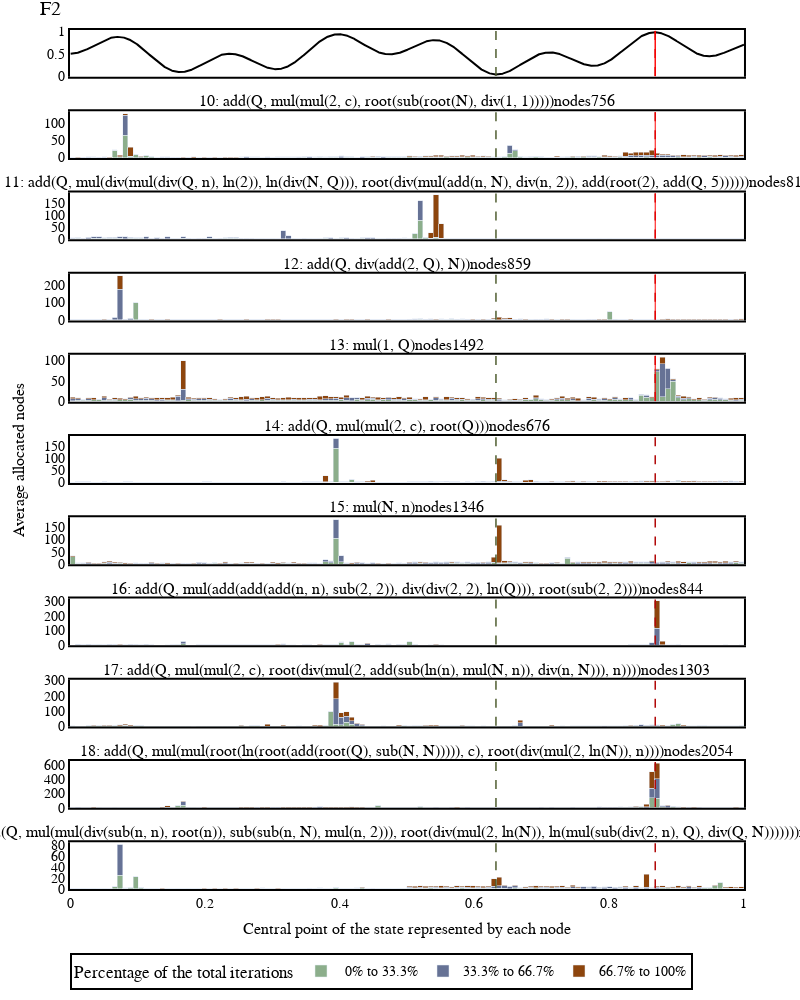

Notebook source saved alongside this figure:
### Code cell
#Plot interesting runs histograms. "the old one" for previous graph

n_bins = 2**7
logs_path = os.path.join("Outputs","FO_single_decision_final")
logs_path = os.path.join("Outputs","FOP")
file_path_list = lm.find_log_files("tree_data.csv", logs_path)
print(["\n" + f for f in file_path_list])
for function_index in [1]:#range(5):
  data_list = []
  logs_by_run_list = []
  subplot_titles = []
  file_paths = []

  #add ea
  paths_to_remove = []
  for file_path in [f for f in file_path_list if "Function_" + str(function_index) in f]:
    agent_name = file_path.split(os.sep)[-2]
    if "EA_" in agent_name and not ("SIEA_" in agent_name or "SIEA2_" in agent_name):
      print("Found EA: ", agent_name, "in function ", function_index)
      data_list.append(pd.read_csv(file_path))
      agent_name= agent_name.replace("_its", " ")
      agent_name += " iterations"
      subplot_titles += [agent_name]
      file_paths += [file_path]
      logs_by_run_list += [pd.read_csv(os.path.join(os.path.dirname(file_path), "logs_by_run.csv"))]
  for path in paths_to_remove:
    file_path_list.remove(path)
  """
  #add siea
  for file_path in [f for f in file_path_list if "Function_" + str(function_index) in f]:
    agent_name = file_path.split(os.sep)[-2]
    if "SIEA_" in agent_name:
      data_list.append(pd.read_csv(file_path))  #mod to get interesting runs
      agent_name= agent_name.replace("_its", " ")
      agent_name += " iterations"
      subplot_titles += [agent_name]
      file_paths += [file_path]

  #add ea2
  for file_path in [f for f in file_path_list if "Function_" + str(function_index) in f]:
    agent_name = file_path.split(os.sep)[-2]
    if "SIEA2_" in agent_name:
      data_list.append(pd.read_csv(file_path))  #mod to get interesting runs
      if agent_name in name_replaces.keys():
        agent_name = name_replaces[agent_name]
      agent_name= agent_name.replace("_its", " ")
      agent_name += " iterations"
      #if "SIEA2_MCTS" in agent_name:
      #  agent_name = agent_name.replace("SIEA2_MCTS", "EA_MCTS2")
      subplot_titles += [agent_name]
      file_paths += [file_path]
  """
    
  if subplot_titles != [] and data_list != []:
    fop = fo.GameState(function_index=function_index)

    #print(len(data_list))
     #mod to get interesting runs
    #interesting_runs = [0,10,16,36,41,45,72,73,97] #the old one
    interesting_runs = range(10,20)
    #interesting_runs = [4, 9, 13, 40, 43, 48, 65, 84]
    #interesting_runs = [42,12,9,65]
    #interesting_runs = [
    interesting_data = []
    #interesting_titles = ["Tunnel","Even","Random", "Exploratory", "Opposite", "Emergent 1", "Emergent 2", "Emergent 3", "UCB1 c=0.25"]
    #interesting_titles = ["Behaviour type " + str(i+1) for i in range(len(interesting_runs))] #the old one
    interesting_titles = []#[str(ir) for ir in interesting_runs]
    """ the old one
    for j in range(10):
      new_data_list = []
      subplot_titles = []
      dat = data_list[1] if len(data_list) > 1 else data_list[0]
      
      for i in range(j*10,(j+1)*10):
        tdat = dat.loc[dat["run"] == i]
        new_data_list = new_data_list + [tdat]
        if i==40:
          my_dat = tdat
        if i in interesting_runs:
          interesting_data += [tdat]
        subplot_titles += ["Run " + str(i)]
      subdata_list = new_data_list
    """
    for i in interesting_runs: #the new one
      tdat = data_list[0].loc[data_list[0]["run"] == i]
      interesting_data += [tdat]
      #subplot_titles += ["Run " + str(i)]
      evolved_formula = logs_by_run_list[0].loc[logs_by_run_list[0]["run"] == i]["evolved_formula"]
      #print(evolved_formula)
      interesting_titles += [str(i) + ": " + evolved_formula.values[0] + "nodes" + str(len(tdat))]

    
    print("plotting")
    plot = eu.fo_tree_histogram_average(interesting_data,
                        fop.function, 
                        "F"+str(function_index+1) ,
                        divisions = 3,
                        n_buckets = n_bins, 
                        subplot_titles = [""] + interesting_titles,
                        max_x_location=fop.max_location[0],
                        y_ref_value=None,
                        #divnames = ["Evolutionary process","Evolved formula"], div_legend_name="Node expansion stage",
                        min_x_location=0.632,
                        #chunks = [0, 2430, 5000]
                        )
    if function_index == 1:
      #plot.write_image(os.path.join(logs_path, "Interesting_runs.png"))#"F" + str(function_index+1) + "_results"+ str(n_bins) + '.png'))#, width=800, height=1000) 
    #plot.write_image(os.path.join(logs_path, "F" + str(function_index+1) + "_results"+ str(n_bins) + '_all_agents.png'), width=800, height=1000) 
      plot.show()
    #0,5,
